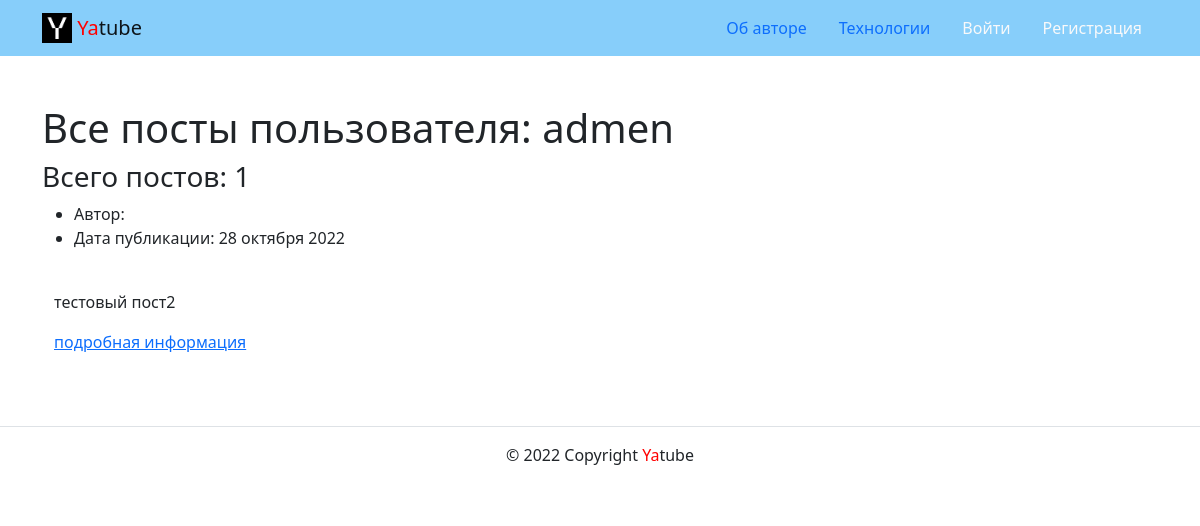
/profile/admen/, run on an earlier commit of the app's database.
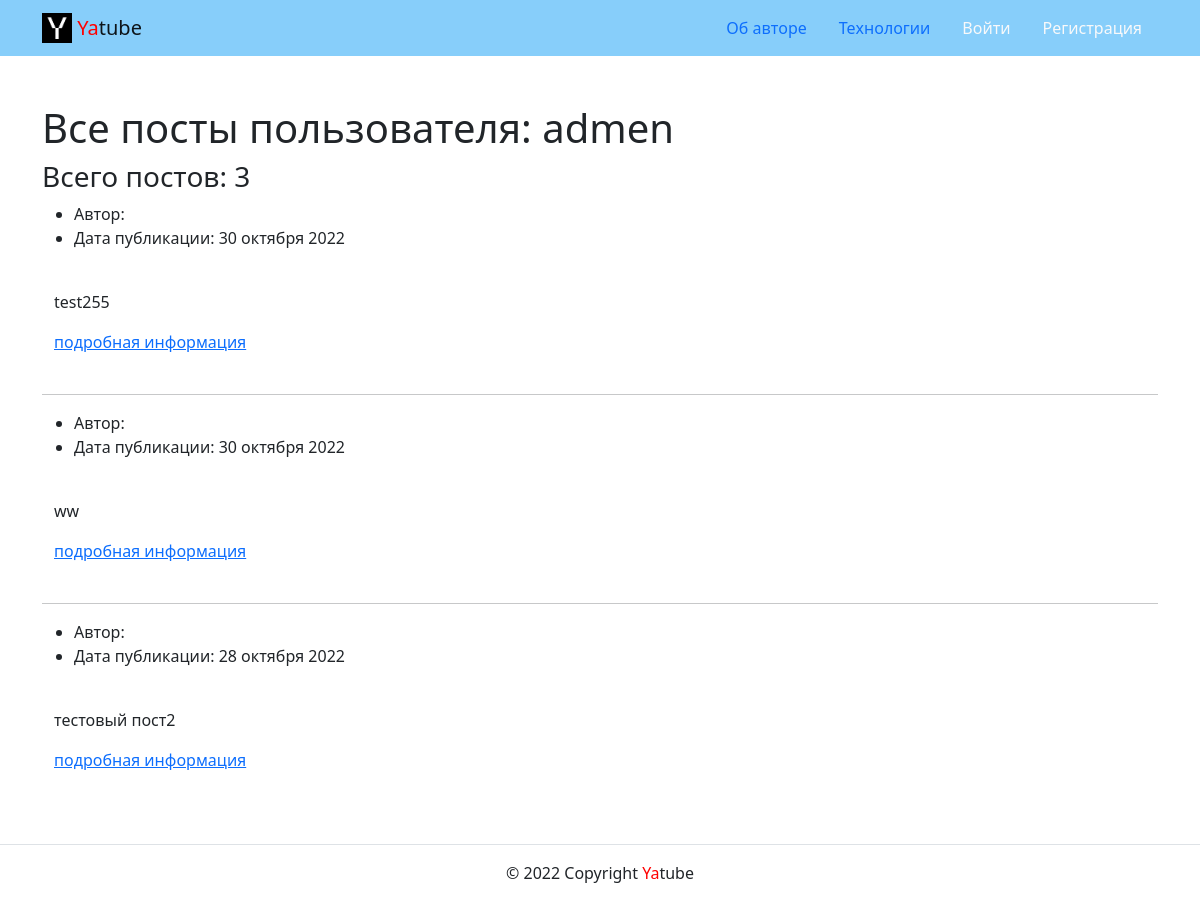
And on a later commit of the database.
### posts/models.py (models this page shows, shortened)
class Post(models.Model):
    text = models.TextField(help_text='Введите текст поста',
                            verbose_name='Текст поста')
    pub_date = models.DateTimeField(auto_now_add=True)
    author = models.ForeignKey(
        User,
        on_delete=models.CASCADE,
        related_name='posts')
    group = models.ForeignKey(
        Group,
        on_delete=models.SET_NULL,
        blank=True,
        null=True,
        related_name='posts',
        help_text='Введите название группы',
        verbose_name='Группа',
    )
    class Meta:
        ordering = ['-pub_date']

### posts/views.py (the view)
# urls.py: path('profile/<str:username>/', views.profile, name='profile'),
def profile(request, username):
    template = 'posts/profile.html'
    author = User.objects.get(username=username)
    posts = author.posts.all()
    context = {
        'page_obj': make_paginator(request, posts),
        'author': author,
    }
    return render(request, template, context)

### core/context_processors/year.py (called while the page is built)
def year(request):
    return {
        'year': date.today().year,
    }

### posts/utils.py (called while the page is built)
def make_paginator(request, data):
    paginator = Paginator(data, settings.NUMBER_POSTS_ON_ONE_PAGE)
    page_number = request.GET.get('page')
    page_obj = paginator.get_page(page_number)
    return page_obj

### templates/posts/profile.html (shortened to what this page needs)
<!DOCTYPE html>
<html lang="ru">
<head>
    {% extends 'base.html' %}
  {% block content %}
<main>
    <div class="container py-5">
        <h1>Все посты пользователя: {{ author }} </h1>
        <h3>Всего постов: {{ author.posts.all.count }} </h3>
        {% for post in page_obj %}
            {% include 'includes/post.html' %}
        <br>
            {% if not forloop.last %}
                <hr>
            {% endif %}
        {% endfor %}
    </div>
</main>
{% endblock %}

### templates/includes/post.html
<article>
    <ul>
        <li>
            Автор: {{ post.author.get_full_name }}
        </li>
        <li>
            Дата публикации: {{ post.pub_date|date:"d E Y" }}
        </li>
    </ul>
    <div class="container">
        <br>
        <p>{{ post.text }}</p>
        <a href="{% url 'posts:post_detail' post.id %}">подробная информация </a>
    </div>
</article>

What changed in the data, as far as the page shows it:
added Post: pub_date "30 октября 2022", text "test255"
added Post: pub_date "30 октября 2022", text "ww"
Also different on the page:
{{ author.posts.all.count }}: "1" → "3"
